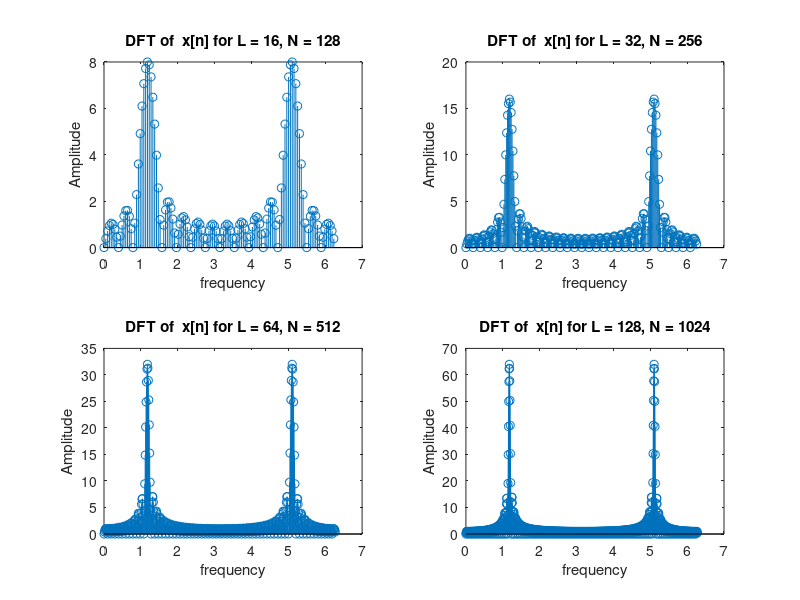

This figure's MATLAB source: (Note: this script raises an error after producing the figure.)
f0 = 12;
fs = 64;
L = [16 32 64 128];
N = 8*L;
figure;
for k = 1:1:length(L)
    n = 0:1:L(k)-1;
    p = cos(2*pi*f0*n/fs);

    X = fft(p,N(k));
    f = (0:1:length(X)-1)*(2*pi/N(k));
    subplot(2,2,k);
    stem(f,abs(X));
    xlabel("frequency");
    ylabel("Amplitude");
    title(sprintf("DFT of  x[n] for L = %d, N = %d",L(k),N(k)));
end
sgtitle("DFT for L = 16, 32, 64, 128 and N = 8L");
figure;
for k = 1:1:length(L)
    n = 0:1:L(k)-1;
    p = cos(2*pi*f0*n/fs);

    X = fft(p,N(k));
    f = (0:1:length(X)-1)*(2*pi/N(k));
    subplot(2,2,k);
    plot(f,abs(X));
    xlabel("frequency");
    ylabel("Amplitude");
    title(sprintf("DFT of  x[n] for L = %d, N = %d",L(k),N(k)));
end
sgtitle("DFT for L = 16, 32, 64, 128 and N = 8L");